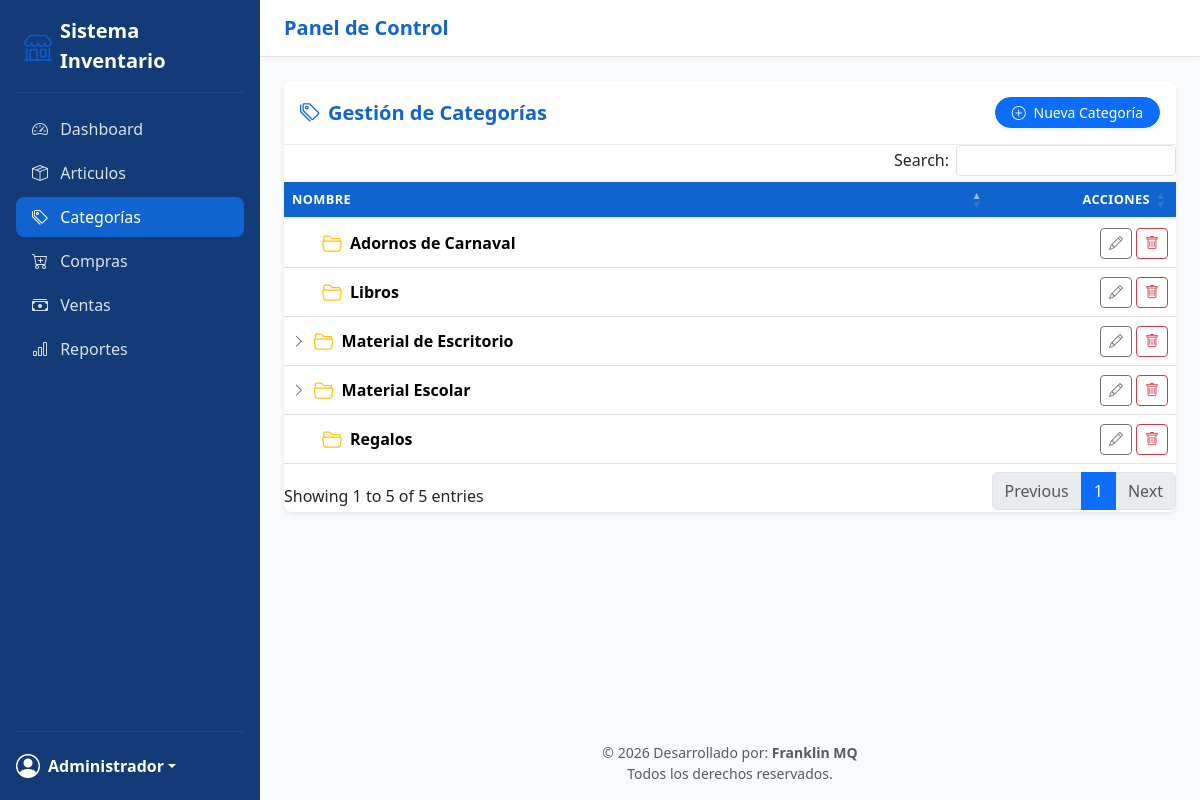
/index.php?action=categorias (signed in), run on the app's committed database.
### tables this page shows
CREATE TABLE categorias (
    id INT AUTO_INCREMENT PRIMARY KEY,
    nombre VARCHAR(100) NOT NULL,
    parent_id INT NULL,
    FOREIGN KEY (parent_id) REFERENCES categorias(id) ON DELETE SET NULL
);

### app/core/Controller.php (called while the page is built, shortened)
<?php
class Controller
{
    protected function render(string $view, array $data = []): void
    {
        extract($data);
        $viewPath = __DIR__ . "/../views/{$view}.php";
        require __DIR__ . '/../views/layout/header.php';
        require $viewPath;
        require __DIR__ . '/../views/layout/footer.php';
    }
}

### app/controllers/CategoriaController.php (called while the page is built, shortened)
<?php
require_once __DIR__ . '/../core/Controller.php';
class CategoriaController extends Controller
{
    private Categoria $categoriaModel;
    public function __construct()
    {
        $this->categoriaModel = new Categoria();
    }
    public function index(): void
    {
        $this->render('categorias/index', [
            'categorias' => $this->categoriaModel->obtenerTodas(),
        ]);
    }
}

### app/models/Categoria.php (called while the page is built, shortened)
<?php
class Categoria
{
    private PDO $db;
    public function __construct()
    {
        $this->db = Database::getConnection();
    }
    public function obtenerTodas(): array
    {
        return $this->db->query("SELECT * FROM categorias ORDER BY nombre ASC")->fetchAll();
    }
}

### app/views/categorias/index.php (the view, shortened to what this page needs)
<div class="card shadow-sm border-0 rounded-3">
    <div class="card-header bg-white d-flex justify-content-between align-items-center py-3">
        <h5 class="mb-0 fw-bold" style="color: var(--brand-primary);"><i class="bi bi-tags me-2"></i>Gestión de Categorías</h5>
        <button type="button" class="btn btn-primary btn-sm rounded-pill px-3 shadow-sm" onclick="abrirModalCreacion()">
            <i class="bi bi-plus-circle me-1"></i> Nueva Categoría
        </button>
    </div>
    <?php
    $principales = array_filter($categorias, fn($c) => empty($c['parent_id']));
    $subcategorias = array_filter($categorias, fn($c) => !empty($c['parent_id']));
    ?>
    <div class="table-responsive">
        <table class="table table-hover align-middle mb-0 table-datatable">
            <thead class="table-light">
                <tr>
                    <th>Nombre</th>
                    <th class="text-end" style="width: 150px;">Acciones</th>
                </tr>
            </thead>
            <tbody>
                <?php foreach ($principales as $principal): ?>
                        <?php
                        $tieneSub = false;
                        foreach ($subcategorias as $sub) {
                            if ($sub['parent_id'] == $principal['id']) {
                                $tieneSub = true;
                                break;
                            }
                        }
                        ?>
                        <tr>
                            <td class="align-top py-2">
                                <div class="fw-bold d-flex align-items-center" <?= $tieneSub ? 'data-bs-toggle="collapse" data-bs-target=".subcat-col-'.$principal['id'].'" aria-expanded="false" style="cursor: pointer; min-height: 32px;" title="Clic para ver subcategorías"' : 'style="min-height: 32px;"' ?>>
                                    <?php if($tieneSub): ?>
                                        <i class="bi bi-chevron-right me-2 toggle-icon text-muted"></i>
                                    <?php else: ?>
                                        <span class="ms-3 d-inline-block" style="width: 14px;"></span>
                                    <?php endif; ?>
                                    <i class="bi bi-folder2-open text-warning me-2 fs-5"></i>
                                    <span><?= htmlspecialchars($principal['nombre']) ?></span>
                                </div>
                            </td>
                            <?php
                            $misSubcats = array_filter($subcategorias, fn($s) => $s['parent_id'] == $principal['id']);
                            $nombresSubcats = array_column($misSubcats, 'nombre');
                            $jsonSubcats = htmlspecialchars(json_encode(array_values($nombresSubcats)));
                            ?>
                            <td class="text-end align-top py-2">
                                <div class="d-flex align-items-center justify-content-end" style="min-height: 32px;">
                                    <button type="button" class="btn btn-sm btn-outline-secondary me-1 py-1 px-2" onclick="abrirModalEdicion(<?= $principal['id'] ?>, '<?= htmlspecialchars(addslashes($principal['nombre'])) ?>', this)" data-subcats="<?= $jsonSubcats ?>">
                                        <i class="bi bi-pencil"></i>
                                    </button>
                                    <button type="button" class="btn btn-sm btn-outline-danger py-1 px-2" onclick="confirmarEliminar(<?= $principal['id'] ?>, '<?= htmlspecialchars(addslashes($principal['nombre'])) ?>')">
                                        <i class="bi bi-trash"></i>
                                    </button>
                                </div>
                            </td>
                        </tr>
                    <?php endforeach; ?>
            </tbody>
        </table>
    </div>
</div>

### public/assets/css/style.css (style rules this page uses)
:root { --brand-dark: #123B78; --brand-primary: #1164CF; --brand-hover: #1C4689; --brand-accent: #0F5CC7; --bg-soft: #F8FAFC; --text-gray: #667085; }
.card { border: none; border-radius: 0.75rem; }
.card-header { border-bottom: 1px solid #EAECF0; border-radius: 0.75rem 0.75rem 0 0 !important; }
.table thead th { font-size: 0.8rem; text-transform: uppercase; letter-spacing: 0.03em; background-color: var(--brand-primary) !important; color: #FFFFFF !important; border-bottom: 2px solid #EAECF0; }
.card-header { border-bottom: 1px solid #EAECF0; border-radius: 0.75rem 0.75rem 0 0 !important; background-color: #FFFFFF; }

### app/views/categorias/index.php (style rules this page uses)
.toggle-icon { transition: transform 0.25s ease; display: inline-block; font-size: 0.85rem; vertical-align: middle; }

### data on the page
categorias: nombre "Adornos de Carnaval"
categorias: nombre "Libros"
categorias: nombre "Material de Escritorio"
categorias: nombre "Material Escolar"
categorias: nombre "Regalos"

### other printed values
$_SESSION['user_name'] "Administrador"
